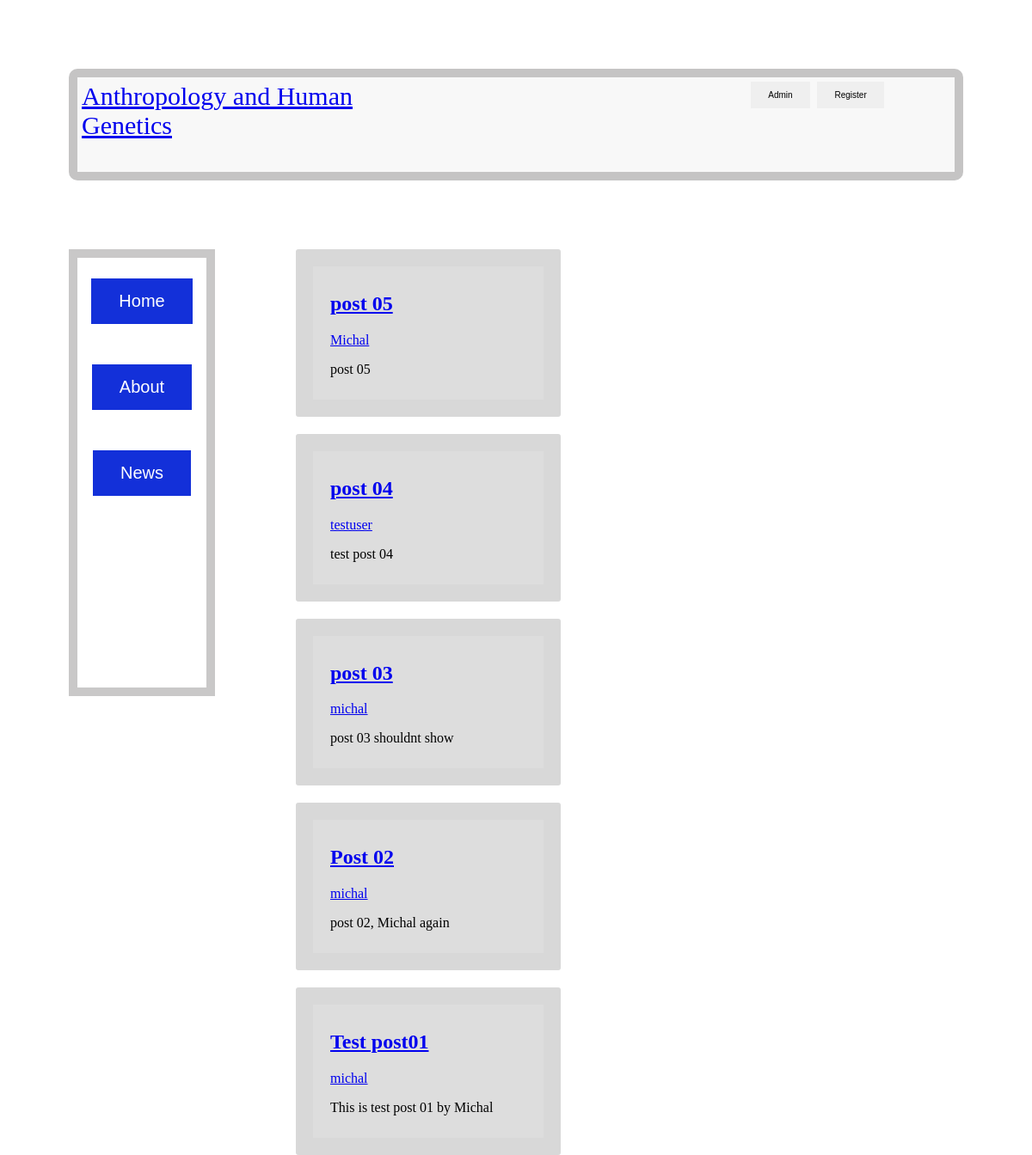
Before: / with the older database file.
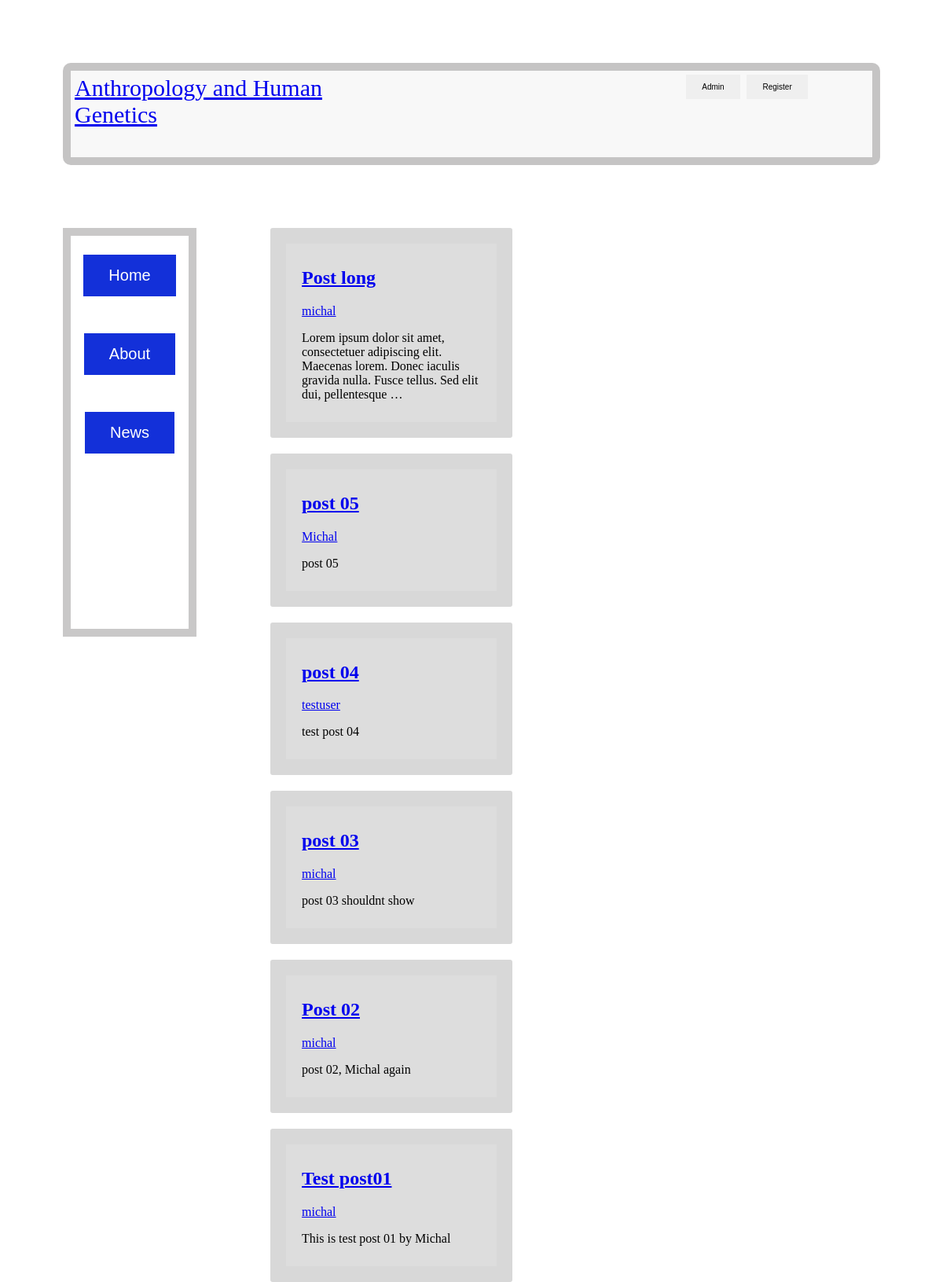
After: the same page with the newer database file.
### blog/models.py (models this page shows, shortened)
class Post(models.Model):
    title = models.CharField(max_length=200, unique=True)
    slug = models.SlugField(max_length=200, unique=True)
    author = models.ForeignKey(User, on_delete= models.CASCADE,related_name='blog_posts')
    updated_on = models.DateTimeField(auto_now= True)
    content = models.TextField()
    created_on = models.DateTimeField(auto_now_add=True)
    status = models.IntegerField(choices=STATUS, default=0)
    class Meta:
        ordering = ['-created_on']

### blog/views.py (the view)
# urls.py: path('', views.PostList.as_view(), name='blog-home'),
class PostList(generic.ListView):
    queryset = Post.objects.filter(status=1).order_by('-created_on')
    template_name = 'blog/home.html'

### blog/templates/blog/home.html (shortened to what this page needs)
{% extends "blog/base.html" %}
{% load static %}
{% block content %}
    {% for post in post_list  %}
        <article class="media content-section">
            <div class="media-body">
                <div class="article-metadata">
                    <h2><a class="article-title" href="#">{{ post.title }}</a></h2>
                </div>
                <a class="mr-2" href="#">{{ post.author }}</a>
                <p class="article-content">{{ post.content|truncatewords:20 }}</p>
            </div>
        </article>
    {% endfor %}
    <link rel="stylesheet" href="{% static "css/main02.css" %}" />
{% endblock content %}

Changed rows visible on the page:
added Post: title "Post long", author "michal", content "Lorem ipsum dolor sit amet, consectetuer adipiscing elit. Maecenas lorem. Donec iaculis gravida nulla. Fusce tellus. Sed elit dui, pellentesque …"
